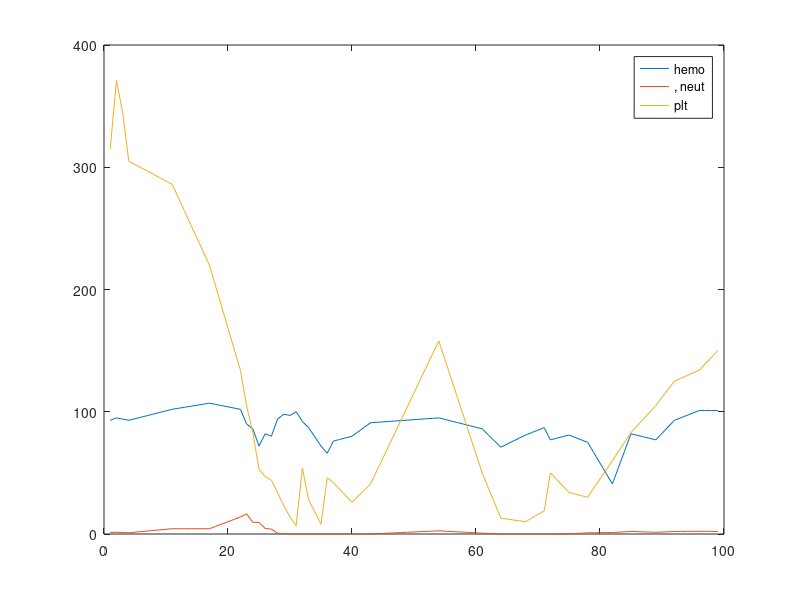
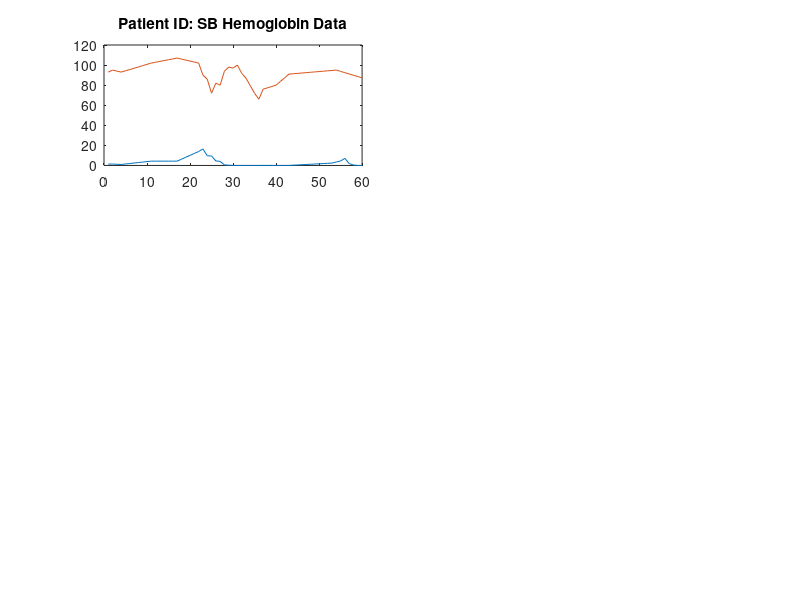

MATLAB code for these plots, in order: (Note: this script raises an error after producing the figures.)
clear all;
patient = 1;%input('Choose Patient Data (1.SB, 2.MD, 3.TKB): ');

% choose patient ID
switch patient
    case 1
      disp('Patient ID:SB data loaded');
      hemo = load('SB_Hb.mat').SBHb;
      neut = load('SB_Neut.mat').SBNeut;
      plt = load('SB_Pit.mat').SBPit;
    case 2
       disp('Patient ID:MD data loaded');
       hemo = load('MD_Hb.mat').MDHb;
       neut = load('MD_Neut.mat').MDNeut;
       plt = load('MD_Pit.mat').MDPit;
    case 3
        disp('Patient ID:TKB data loaded')
        hemo = load('TKB_Hb.mat').TKBHb;
        neut = load('TKB_Neut.mat').TKBNeut;
        plt = load('TKB_Pit.mat').TKBPit;

end

treatment = load('SB_treat.mat').SBTreat;

% testingMode = input('Choose testing mode (1.Functinality, 2.Input date): ');
% switch testingMode
%     case 1
        i = 18; %time point at which the training starts
        j = 53 - i; % # of data poitns used for training
        % Use the data (and information about the treatment protocol) 
        % between cycle 1 and cycle 2 to train the model. (Ignore the 
        % data prior to the start of cycle 1)
% end
x = [neut plt]';
ceil = max(x,[],2) * 1.5; % Ceil: max measured value * 1.5
u = treatment';
len = length(x);

X_dim = 3;
X = [x(:,1:len-2);x(:,2:len-1);x(:,3:len)];
U = [u(:,1:len-2);u(:,2:len-1);u(:,3:len)];
ceil = [ceil;ceil;ceil];

% X_dim = 2;
% X = [x(:,1:len-1);x(:,2:len)];
% U = [u(:,1:len-1);u(:,2:len)];
% ceil = [ceil;ceil];

X0 = X(:,i:i+j);
X1 = X(:,i+1:i+j+1);
U0 = U(:,i:i+j);

sigma_XU = [X0*X0' X0*U0';U0*X0' U0*U0'];
AB_hat = X1*([X0' U0'])*(sigma_XU^(-1));
A_hat = AB_hat(:,1:X_dim*2);
B_hat = AB_hat(:,X_dim*2+1:X_dim*2+X_dim*2);

e = X1 - (A_hat*X0 + B_hat*U0);
e_avg = sum(e,2)/j; %sample mean
Q_hat = ((e-e_avg)*(e-e_avg)')/(j-1); %sample covariance
W = Q_hat*Q_hat';
We = [W zeros(X_dim*2,X_dim*2);zeros(X_dim*2,X_dim*2) zeros(X_dim*2,X_dim*2)];

[Q,R] = qr([U0' X0']);
R22 = R(X_dim*2+1:X_dim*2+X_dim*2,X_dim*2+1:X_dim*2+X_dim*2);

gamma = 0.99;

c = (max(svd(inv(R22')*A_hat*R22'))/gamma - 1)/min(svd(inv(R22')*W*inv(R22))); %#ok<*MINV>

AB_tilde = [X1*X0' X1*U0']*(sigma_XU+c*We)^(-1);
A_tilde = AB_tilde(:,1:X_dim*2);
B_tilde = AB_tilde(:,X_dim*2+1:X_dim*2+X_dim*2);
outputLength = 7; % predict next 7 days
esti = X(:,1:i+j);
for a = i+j+1:i+j+outputLength
    esti(:,a) = A_tilde*esti(:,a-1)+B_tilde*U(:,a-1);
    esti(:,a) = max(esti(:,a),zeros(X_dim*2,1)); % Floor: 0
    esti(:,a) = min(esti(:,a),ceil);% Ceil: max measured value * 1.5
end

EstError = [0, 0, 0 ];
errorCal1 = zeros(outputLength,1);
denominator = 0;
figure;
plot(hemo(1:end));
hold on
plot(neut(1:end));
hold on
plot(plt(1:end));
legend('hemo',', neut', 'plt ');

%plot data
figure;
subplot(3,2,1)
plot(esti(1,1:i+j+outputLength))
hold on
plot(hemo(1:i+j+outputLength))
switch patient
    case 1
        title("Patient ID: SB Hemoglobin Data")
        xline(21,'r--')
        xline(54,'r--')
    case 2
        title("Patient ID: MD Hemoglobin Data")
        xline(17,'r--')
        xline(55,'r--')
    case 3
        title("Patient ID: TKB Hemoglobin Data")
        xline(20,'r--')
        xline(70,'r--')
end
ylabel('Hemoglobin (g/L)'); 
xlabel('days');
legend('estimated data','actual data')
xlim([50 60])
subplot(3,2,2)
% calculate estimation error
diff = hemo(1:i+j+outputLength)- esti(1,:)';
plot(abs(diff))
title("Hemoglobin Estimation Error")
ylabel('Hemo Difference (g/L)'); 
xlabel('days');
legend('estimated error');
xlim([50 60])
for a = 1:i+j+outputLength 
    errorCal1(a) = abs(hemo(a)- esti(1,a)') / (sum(hemo(1:i+j+outputLength))/(i+j+outputLength));
end
EstError(1) = var(errorCal1);
errorCal2 = zeros(i+j+outputLength,1);

subplot(3,2,3);
plot(esti(2,1:i+j+outputLength))
hold on
plot(neut(1:i+j+outputLength))
switch patient
    case 1
        title("Patient ID: SB Neutrophils Data")
        xline(21,'r--')
        xline(54,'r--')
    case 2
        title("Patient ID: MD Neutrophils Data")
        xline(17,'r--')
        xline(55,'r--')
    case 3
        title("Patient ID: TKB Neutrophils Data")
        xline(20,'r--')
        xline(70,'r--')
end
ylabel('Neutrophils *10^9(cells/L)'); 
xlabel('days');
legend('estimated data','actual data')
xlim([50 60])
subplot(3,2,4)
% calculate estimation error
diff = neut(1:i+j+outputLength)- esti(2,:)';
plot(abs(diff))
title("Neutrophils Estimation Error")
ylabel('Neutrophils *10^9(cells/L)'); 
xlabel('days');
legend('estimated error');
xlim([50 60])
for a = 1:i+j+outputLength 
    
    errorCal2(a) = abs(neut(a)- esti(2,a)') / (sum(neut(1:i+j+outputLength)) / (i+j+outputLength));
   
end
 EstError(2) = var(errorCal2);
 errorCal3 = zeros(i+j+outputLength,1);

subplot(3,2,5);
plot(esti(3,1:i+j+outputLength))
hold on
plot(plt(1:i+j+outputLength))
switch patient
    case 1
        title("Patient ID: SB Platelets Data")
        xline(21,'r--')
        xline(54,'r--')
    case 2
        title("Patient ID: MD Platelets Data")
        xline(17,'r--')
        xline(55,'r--')
    case 3
        title("Patient ID: TKB Platelets Data")
        xline(20,'r--')
        xline(70,'r--')
end
ylabel('Platelets *10^9(cells/L)');
xlabel('days');
legend('estimated data','actual data')
xlim([50 60])
% calculate estimation error
subplot(3,2,6)
diff = plt(1:i+j+outputLength)- esti(3,:)';
plot(abs(diff))
title("Platelets Estimation Error")
ylabel('Platelets *10^9(cells/L)'); 
xlabel('days');
legend('estimated error');
xlim([50 60])
for a = 1:i+j+outputLength 
      errorCal3(a) = abs(plt(a)- esti(3,a)') /(sum(plt(1:i+j+outputLength))/(i+j+outputLength));
end
EstError(3) = var(errorCal3);


 



